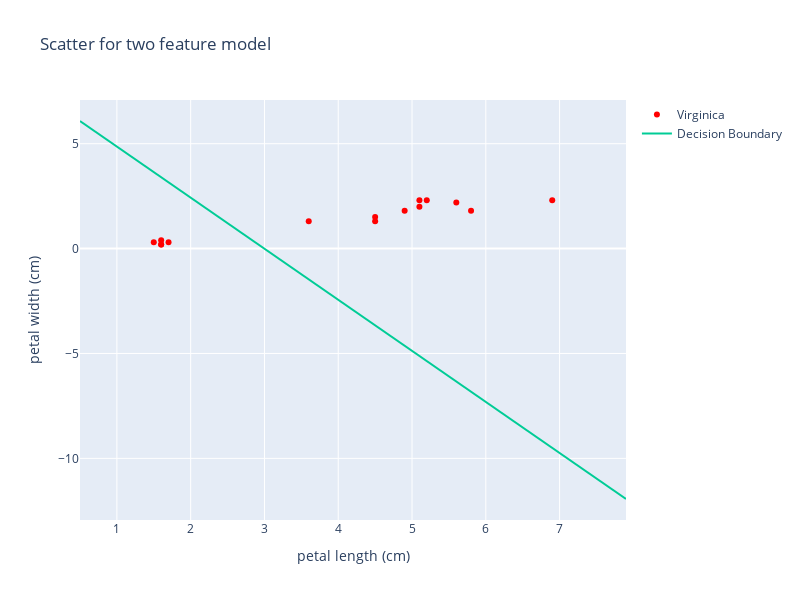

Source (notebook cell):
### Markdown cell above
**Two features model graph**

### Code cell
y_pred = np.array(result_pds[1]['Prediction'])
y_virginica = x_val[y_pred == 1, : ]
y_non_virginica = x_val[y_pred == 0, : ]

features = x_val[:, 2:4]
virginica = features[y_pred == 1, :]
non_virginica = features[y_pred == 0, :]

trace0 = go.Scatter(x=virginica[:, 0], y=virginica[:, 1], mode='markers', marker=dict(color='red'), name='Virginica')
trace1 = go.Scatter(x=non_virginica[:, 1], y=non_virginica[:, 1], mode='markers', marker=dict(color='black'), name='Non-Virginica')

x_min, x_max = features[:, 0].min() - 1, features[:, 0].max() + 1
y_min, y_max = features[:, 1].min() - 1, features[:, 1].max() + 1

random_x = np.linspace(x_min, x_max, 100)
random_y = -models[1].intercept_ / models[1].coef_[0][1] - models[1].coef_[0][0] / models[1].coef_[0][1] * random_x

trace2 = go.Scatter(x=random_x, y=random_y, mode='lines', name='Decision Boundary')

layout = go.Layout(title='Scatter for two feature model',
                   xaxis=dict(title='petal length (cm)'),
                   yaxis=dict(title='petal width (cm)'),
                   showlegend=True, width=800, height=600)

fig = go.Figure(data=[trace0, trace1, trace2], layout=layout)
fig.show()

### Figure 1 — Plotly figure (JSON) as saved in the notebook; plotly's stock layout.template omitted (floating-point values rounded to 4 significant figures)
{"data": [{"marker": {"color": "red"}, "mode": "markers", "name": "Virginica", "type": "scatter", "x": [1.6, 1.7, 6.9, 5.2, 4.5, 4.9, 5.8, 4.5, 1.6, 1.6, 5.1, 5.1, 1.5, 5.6, 3.6], "y": [0.4, 0.3, 2.3, 2.3, 1.5, 1.8, 1.8, 1.3, 0.2, 0.2, 2.3, 2, 0.3, 2.2, 1.3]}, {"marker": {"color": "black"}, "mode": "markers", "name": "Non-Virginica", "type": "scatter", "x": [], "y": []}, {"mode": "lines", "name": "Decision Boundary", "type": "scatter", "x": [0.5, 0.5747, 0.6495, 0.7242, 0.799, 0.8737, 0.9485, 1.023, 1.098, 1.173, 1.247, 1.322, 1.397, 1.472, 1.546, 1.621, 1.696, 1.771, 1.845, 1.92, 1.995, 2.07, 2.144, 2.219, 2.294, 2.369, 2.443, 2.518, 2.593, 2.668, 2.742, 2.817, 2.892, 2.967, 3.041, 3.116, 3.191, 3.266, 3.34, 3.415, 3.49, 3.565, 3.639, 3.714, 3.789, 3.864, 3.938, 4.013, 4.088, 4.163, 4.237, 4.312, 4.387, 4.462, 4.536, 4.611, 4.686, 4.761, 4.835, 4.91, 4.985, 5.06, 5.134, 5.209, 5.284, 5.359, 5.433, 5.508, 5.583, 5.658, 5.732, 5.807, 5.882, 5.957, 6.031, 6.106, 6.181, 6.256, 6.33, 6.405, 6.48, 6.555, 6.629, 6.704, 6.779, 6.854, 6.928, 7.003, 7.078, 7.153, 7.227, 7.302, 7.377, 7.452, 7.526, 7.601, 7.676, 7.751, 7.825, 7.9], "y": [6.082, 5.9, 5.718, 5.536, 5.354, 5.172, 4.99, 4.808, 4.626, 4.444, 4.262, 4.08, 3.898, 3.716, 3.534, 3.352, 3.17, 2.988, 2.806, 2.624, 2.442, 2.26, 2.078, 1.896, 1.714, 1.532, 1.35, 1.168, 0.9857, 0.8037, 0.6217, 0.4397, 0.2577, 0.07567, -0.1063, -0.2883, -0.4704, -0.6524, -0.8344, -1.016, -1.198, -1.38, -1.562, -1.744, -1.926, -2.108, -2.29, -2.472, -2.654, -2.836, -3.018, -3.2, -3.382, -3.564, -3.746, -3.928, -4.11, -4.292, -4.474, -4.656, -4.838, -5.021, -5.203, -5.385, -5.567, -5.749, -5.931, -6.113, -6.295, -6.477, -6.659, -6.841, -7.023, -7.205, -7.387, -7.569, -7.751, -7.933, -8.115, -8.297, -8.479, -8.661, -8.843, -9.025, -9.207, -9.389, -9.571, -9.753, -9.935, -10.12, -10.3, -10.48, -10.66, -10.84, -11.03, -11.21, -11.39, -11.57, -11.75, -11.94]}], "layout": {"height": 600, "showlegend": true, "title": {"text": "Scatter for two feature model"}, "width": 800, "xaxis": {"title": {"text": "petal length (cm)"}}, "yaxis": {"title": {"text": "petal width (cm)"}}}}
